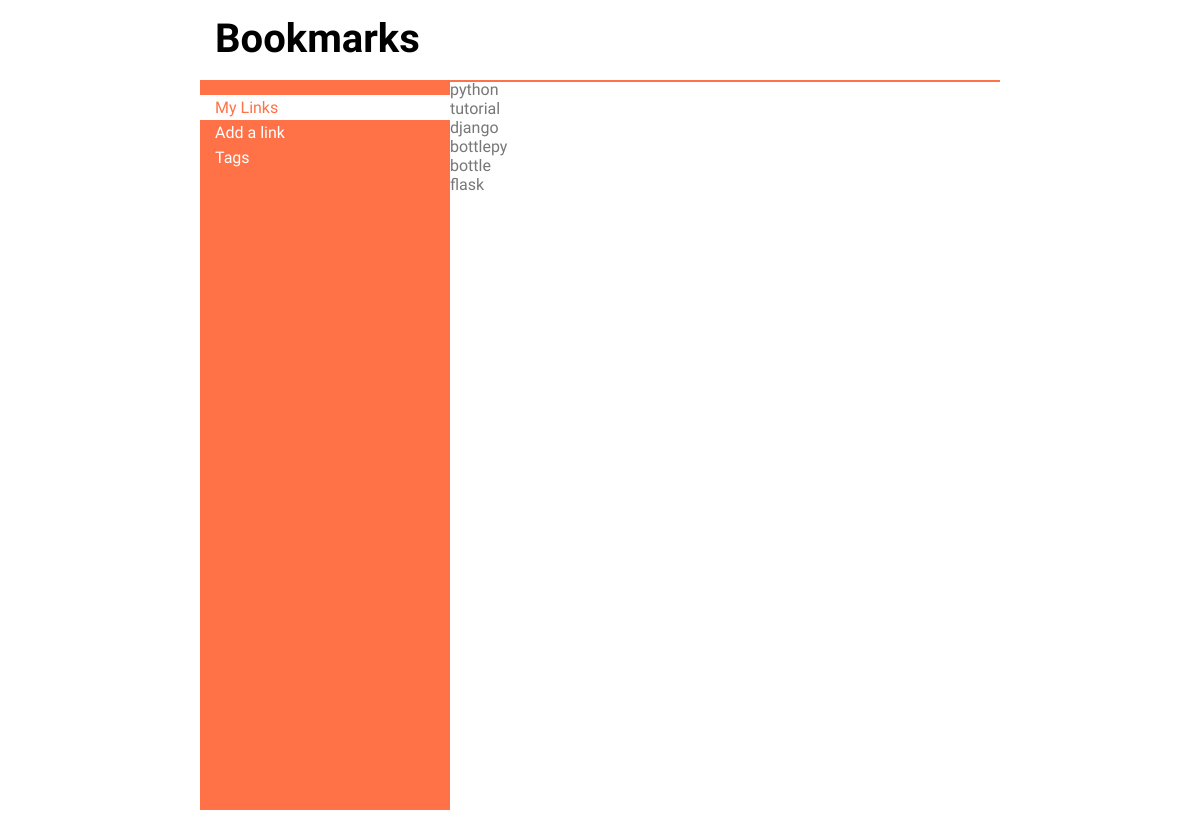
Before: /bookmarks/tags/ with the older database file.
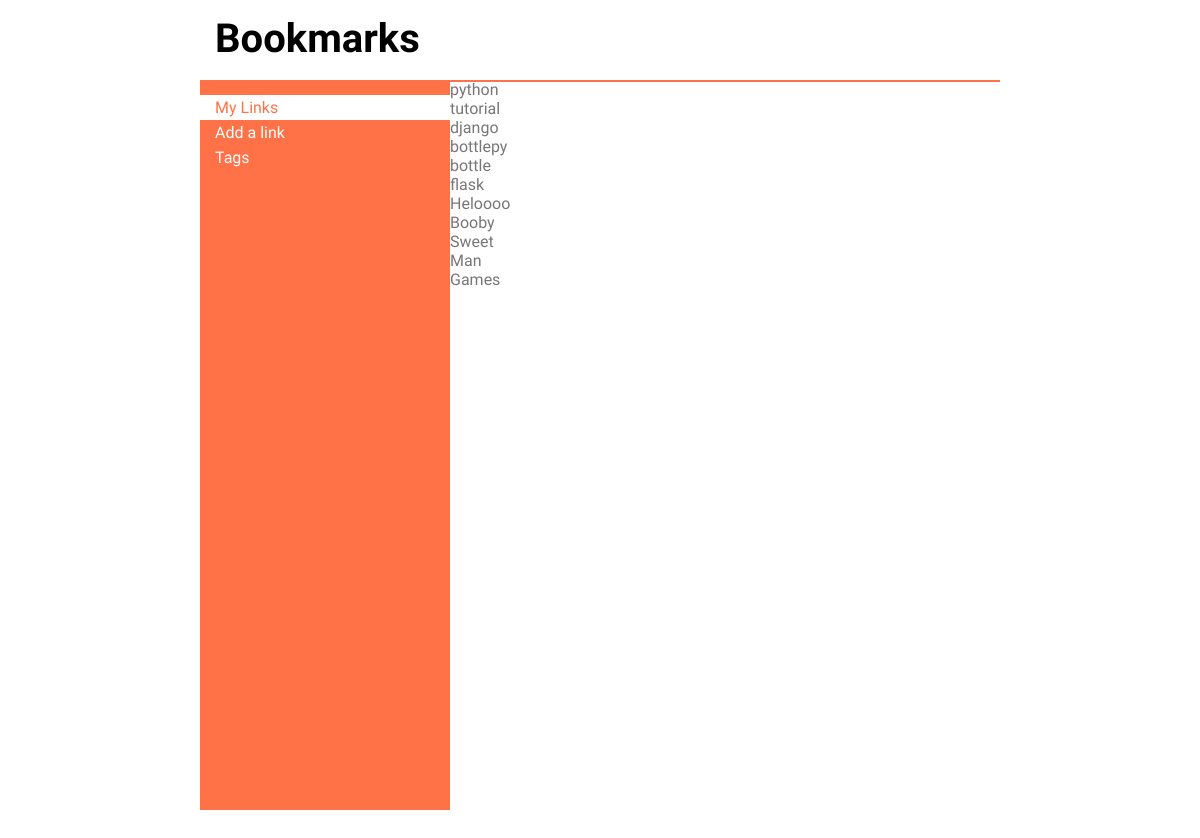
After: the same page with the newer database file.
### main/models.py (models this page shows, shortened)
class Tag(models.Model):
    name = models.CharField(max_length=128, unique=True)

### main/views.py (the view)
# urls.py: url(r'^tags/(?P<tag_name>\w+)/$', views.tag, name='tag'),
def tags(request):
    context = RequestContext(request)
    tags = Tag.objects.all()
    return render_to_response('main/tags.html', {'tags': tags}, context)

### templates/main/tags.html (shortened to what this page needs)
<!DOCTYPE html>
{% load static %}
<html>
    <head>
        <link rel="stylesheet" href="{% static 'css/style.css' %}" media="all" />
    </head>
    <body>
        <div id="wrapper">
            <header>
                <h1>Bookmarks</h1>
            </header>
            <div id="main">
                <div id="sidebar">
                    <ul>
                        <li class="active" id="home">
                            <a href="/bookmarks">My Links</a>
                        </li>
                        <li><a href="javascript:;" id="addLink">Add a link</a></li>
                        <li><a href="/tags">Tags</a></li>
                    </ul>
                </div>
                <div id="content">
                    {% for tag in tags %}
                        <div class="tags">
                            <a href="/bookmarks/tags/{{ tag.name }}/">{{ tag.name }}</a>
                        </div>
                    {% endfor %}
                </div>
            </div>
        </div>
    </body>
</html>

### static/css/style.css (style rules this page uses)
body, header, footer, h1, h2, h3, h4, a, table, tr, td, th, tbody, thead, div, ul, li, dl, dd, dt, p { border: 0; padding: 0; margin: 0; vertical-align: baseline; }
body,html { height: 100%; width: 100%; font-family: 'Amarante','Frijole', Arial, serif; position: absolute; }
a { text-decoration: none; color: #fff; }
h1 { font-size: 2.5em; }
li { list-style: none outside none; display: block; width: 235px; padding: 3px 0 3px 15px; }
li.active { background: #fff; }
li.active a { color: #ff7247; }
#wrapper { min-height: 100%; height: 100%; width: 800px; position: relative; margin: 0 auto; }
header { height: 80px; width: 800px; position: fixed; background: #fff; z-index: 2; top: 0; border-bottom: 2px solid #ff7247; }
header h1 { padding: 15px; }
#main { height: 100%; position: relative; margin-top: 80px; }
#sidebar { position: fixed; display: inline-block; width: 250px; vertical-align: top; background: #ff7247; padding: 15px 0; height: 700px; }
#content { display: inline-block; width: 550px; vertical-align: top; height: 700px; overflow-y: scroll; margin-left: 250px; }
#content a { color: #ff7247; }
#content .tags a { color: #777; }

Changed rows visible on the page:
added Tag: name "Heloooo"
added Tag: name "Booby"
added Tag: name "Sweet"
added Tag: name "Man"
added Tag: name "Games"
